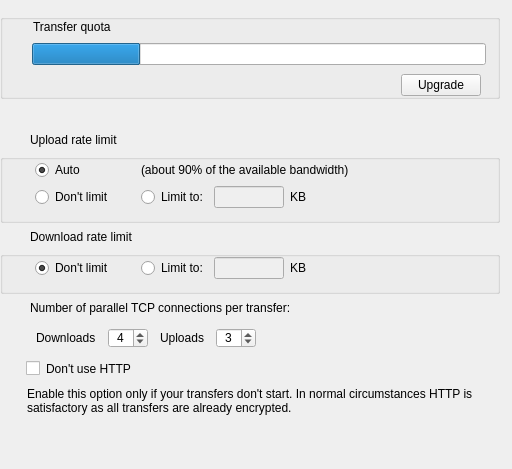
     <widget class="QWidget" name="pBandwidth">
      <property name="focusPolicy">
       <enum>Qt::WheelFocus</enum>
      </property>
      <layout class="QVBoxLayout" name="verticalLayout_10">
       <property name="spacing">
        <number>7</number>
       </property>
       <property name="leftMargin">
        <number>0</number>
       </property>
       <property name="topMargin">
        <number>14</number>
       </property>
       <property name="rightMargin">
        <number>12</number>
       </property>
       <property name="bottomMargin">
        <number>0</number>
       </property>
       <item>
        <widget class="QGroupBox" name="gBandwidthQuota">
         <property name="title">
          <string/>
         </property>
         <property name="flat">
          <bool>true</bool>
         </property>
         <layout class="QVBoxLayout" name="verticalLayout">
          <property name="spacing">
           <number>9</number>
          </property>
          <property name="leftMargin">
           <number>29</number>
          </property>
          <property name="topMargin">
           <number>0</number>
          </property>
          <property name="rightMargin">
           <number>11</number>
          </property>
          <property name="bottomMargin">
           <number>0</number>
          </property>
          <item>
           <widget class="QLabel" name="label_9">
            <property name="focusPolicy">
             <enum>Qt::StrongFocus</enum>
            </property>
            <property name="styleSheet">
             <string notr="true"/>
            </property>
            <property name="text">
             <string>Transfer quota</string>
            </property>
            <property name="margin">
             <number>0</number>
            </property>
            <property name="indent">
             <number>1</number>
            </property>
           </widget>
          </item>
          <item>
           <widget class="QProgressBar" name="pUsedBandwidth">
            <property name="minimumSize">
             <size>
              <width>300</width>
              <height>0</height>
             </size>
            </property>
            <property name="maximumSize">
             <size>
              <width>16777215</width>
              <height>16777215</height>
             </size>
            </property>
            <property name="focusPolicy">
             <enum>Qt::StrongFocus</enum>
            </property>
            <property name="value">
             <number>24</number>
            </property>
            <property name="textVisible">
             <bool>false</bool>
            </property>
           </widget>
          </item>
          <item>
           <layout class="QHBoxLayout" name="horizontalLayout">
            <property name="spacing">
             <number>6</number>
            </property>
            <property name="rightMargin">
             <number>5</number>
            </property>
            <item>
             <widget class="QLabel" name="lBandwidth">
              <property name="text">
               <string/>
              </property>
             </widget>
            </item>
            <item>
             <spacer name="horizontalSpacer_2">
              <property name="orientation">
               <enum>Qt::Horizontal</enum>
              </property>
              <property name="sizeHint" stdset="0">
               <size>
                <width>40</width>
                <height>20</height>
               </size>
              </property>
             </spacer>
            </item>
            <item>
             <widget class="QPushButton" name="bUpgradeBandwidth">
              <property name="minimumSize">
               <size>
                <width>0</width>
                <height>0</height>
               </size>
              </property>
              <property name="focusPolicy">
               <enum>Qt::StrongFocus</enum>
              </property>
              <property name="text">
               <string>Upgrade</string>
              </property>
              <property name="autoDefault">
               <bool>false</bool>
              </property>
             </widget>
            </item>
           </layout>
          </item>
         </layout>
        </widget>
       </item>
       <item>
        <widget class="QToolButton" name="bSeparatorBandwidth">
         <property name="minimumSize">
          <size>
           <width>500</width>
           <height>20</height>
          </size>
         </property>
         <property name="maximumSize">
          <size>
           <width>500</width>
           <height>20</height>
          </size>
         </property>
         <property name="focusPolicy">
          <enum>Qt::NoFocus</enum>
         </property>
         <property name="styleSheet">
          <string notr="true">background: transparent;
border: none;</string>
         </property>
         <property name="text">
          <string notr="true"/>
         </property>
         <property name="icon">
          <iconset resource="../Resources_linux.qrc">
           <normaloff>:/images/separator line.png</normaloff>:/images/separator line.png</iconset>
         </property>
         <property name="iconSize">
          <size>
           <width>500</width>
           <height>2</height>
          </size>
         </property>
        </widget>
       </item>
       <item>
        <widget class="QLabel" name="label_10">
         <property name="focusPolicy">
          <enum>Qt::StrongFocus</enum>
         </property>
         <property name="styleSheet">
          <string notr="true">padding-left: 27px;</string>
         </property>
         <property name="text">
          <string>Upload rate limit</string>
         </property>
        </widget>
       </item>
       <item>
        <widget class="QGroupBox" name="gBandwidth">
         <property name="sizePolicy">
          <sizepolicy hsizetype="Preferred" vsizetype="Maximum">
           <horstretch>0</horstretch>
           <verstretch>0</verstretch>
          </sizepolicy>
         </property>
         <property name="minimumSize">
          <size>
           <width>0</width>
           <height>0</height>
          </size>
         </property>
         <property name="layoutDirection">
          <enum>Qt::LeftToRight</enum>
         </property>
         <property name="title">
          <string/>
         </property>
         <property name="flat">
          <bool>true</bool>
         </property>
         <layout class="QFormLayout" name="formLayout">
          <property name="fieldGrowthPolicy">
           <enum>QFormLayout::FieldsStayAtSizeHint</enum>
          </property>
          <property name="rowWrapPolicy">
           <enum>QFormLayout::DontWrapRows</enum>
          </property>
          <property name="labelAlignment">
           <set>Qt::AlignLeading|Qt::AlignLeft|Qt::AlignVCenter</set>
          </property>
          <property name="formAlignment">
           <set>Qt::AlignLeading|Qt::AlignLeft|Qt::AlignTop</set>
          </property>
          <property name="horizontalSpacing">
           <number>16</number>
          </property>
          <property name="verticalSpacing">
           <number>6</number>
          </property>
          <property name="leftMargin">
           <number>32</number>
          </property>
          <property name="topMargin">
           <number>0</number>
          </property>
          <property name="bottomMargin">
           <number>12</number>
          </property>
          <item row="1" column="0">
           <widget class="QRadioButton" name="rUploadAutoLimit">
            <property name="sizePolicy">
             <sizepolicy hsizetype="Minimum" vsizetype="Preferred">
              <horstretch>0</horstretch>
              <verstretch>0</verstretch>
             </sizepolicy>
            </property>
            <property name="minimumSize">
             <size>
              <width>0</width>
              <height>0</height>
             </size>
            </property>
            <property name="maximumSize">
             <size>
              <width>16777215</width>
              <height>16777215</height>
             </size>
            </property>
            <property name="focusPolicy">
             <enum>Qt::StrongFocus</enum>
            </property>
            <property name="styleSheet">
             <string notr="true"/>
            </property>
            <property name="text">
             <string>Auto</string>
            </property>
            <property name="checked">
             <bool>true</bool>
            </property>
           </widget>
          </item>
          <item row="1" column="1">
           <widget class="QLabel" name="lUploadAutoLimit">
            <property name="sizePolicy">
             <sizepolicy hsizetype="Preferred" vsizetype="Preferred">
              <horstretch>0</horstretch>
              <verstretch>0</verstretch>
             </sizepolicy>
            </property>
            <property name="minimumSize">
             <size>
              <width>0</width>
              <height>0</height>
             </size>
            </property>
            <property name="maximumSize">
             <size>
              <width>16777215</width>
              <height>16777215</height>
             </size>
            </property>
            <property name="focusPolicy">
             <enum>Qt::StrongFocus</enum>
            </property>
            <property name="styleSheet">
             <string notr="true"/>
            </property>
            <property name="text">
             <string>(about 90% of the available bandwidth)</string>
            </property>
            <property name="alignment">
             <set>Qt::AlignLeading|Qt::AlignLeft|Qt::AlignVCenter</set>
            </property>
            <property name="indent">
             <number>-1</number>
            </property>
           </widget>
          </item>
          <item row="2" column="0">
           <widget class="QRadioButton" name="rUploadNoLimit">
            <property name="sizePolicy">
             <sizepolicy hsizetype="Minimum" vsizetype="Preferred">
              <horstretch>0</horstretch>
              <verstretch>0</verstretch>
             </sizepolicy>
            </property>
            <property name="minimumSize">
             <size>
              <width>90</width>
              <height>0</height>
             </size>
            </property>
            <property name="maximumSize">
             <size>
              <width>16777215</width>
              <height>16777215</height>
             </size>
            </property>
            <property name="focusPolicy">
             <enum>Qt::StrongFocus</enum>
            </property>
            <property name="text">
             <string>Don't limit</string>
            </property>
            <property name="checked">
             <bool>false</bool>
            </property>
           </widget>
          </item>
          <item row="2" column="1">
           <widget class="QWidget" name="wUploadLimit" native="true">
            <property name="minimumSize">
             <size>
              <width>0</width>
              <height>0</height>
             </size>
            </property>
            <property name="layoutDirection">
             <enum>Qt::LeftToRight</enum>
            </property>
            <layout class="QHBoxLayout" name="horizontalLayout_7">
             <property name="spacing">
              <number>6</number>
             </property>
             <property name="leftMargin">
              <number>0</number>
             </property>
             <property name="topMargin">
              <number>0</number>
             </property>
             <property name="rightMargin">
              <number>0</number>
             </property>
             <property name="bottomMargin">
              <number>0</number>
             </property>
             <item>
              <widget class="QRadioButton" name="rUploadLimit">
               <property name="sizePolicy">
                <sizepolicy hsizetype="Minimum" vsizetype="Preferred">
                 <horstretch>0</horstretch>
                 <verstretch>0</verstretch>
                </sizepolicy>
               </property>
               <property name="focusPolicy">
                <enum>Qt::StrongFocus</enum>
               </property>
               <property name="text">
                <string>Limit to:</string>
               </property>
              </widget>
             </item>
             <item>
              <widget class="QLineEdit" name="eUploadLimit">
               <property name="enabled">
                <bool>false</bool>
               </property>
               <property name="sizePolicy">
                <sizepolicy hsizetype="Expanding" vsizetype="Preferred">
                 <horstretch>0</horstretch>
                 <verstretch>0</verstretch>
                </sizepolicy>
               </property>
               <property name="minimumSize">
                <size>
                 <width>0</width>
                 <height>0</height>
                </size>
               </property>
               <property name="maximumSize">
                <size>
                 <width>70</width>
                 <height>16777215</height>
                </size>
               </property>
               <property name="layoutDirection">
                <enum>Qt::LeftToRight</enum>
               </property>
               <property name="text">
                <string/>
               </property>
               <property name="frame">
                <bool>true</bool>
               </property>
               <property name="alignment">
                <set>Qt::AlignRight|Qt::AlignTrailing|Qt::AlignVCenter</set>
               </property>
              </widget>
             </item>
             <item>
              <widget class="QLabel" name="lUploadLimit">
               <property name="sizePolicy">
                <sizepolicy hsizetype="Preferred" vsizetype="Maximum">
                 <horstretch>0</horstretch>
                 <verstretch>0</verstretch>
                </sizepolicy>
               </property>
               <property name="minimumSize">
                <size>
                 <width>20</width>
                 <height>0</height>
                </size>
               </property>
               <property name="focusPolicy">
                <enum>Qt::StrongFocus</enum>
               </property>
               <property name="text">
                <string>KB</string>
               </property>
              </widget>
             </item>
             <item>
              <spacer name="hUploadLimit">
               <property name="orientation">
                <enum>Qt::Horizontal</enum>
               </property>
               <property name="sizeHint" stdset="0">
                <size>
                 <width>40</width>
                 <height>0</height>
                </size>
               </property>
              </spacer>
             </item>
            </layout>
           </widget>
          </item>
         </layout>
        </widget>
       </item>
       <item>
        <widget class="QLabel" name="lDownloadRateLimit">
         <property name="focusPolicy">
          <enum>Qt::StrongFocus</enum>
         </property>
         <property name="styleSheet">
          <string notr="true">padding-left: 27px;
        </string>
         </property>
         <property name="text">
          <string>Download rate limit</string>
         </property>
        </widget>
       </item>
       <item>
        <widget class="QGroupBox" name="gDownloadBandwidth">
         <property name="sizePolicy">
          <sizepolicy hsizetype="Preferred" vsizetype="Maximum">
           <horstretch>0</horstretch>
           <verstretch>0</verstretch>
          </sizepolicy>
         </property>
         <property name="minimumSize">
          <size>
           <width>0</width>
           <height>0</height>
          </size>
         </property>
         <property name="title">
          <string/>
         </property>
         <property name="flat">
          <bool>true</bool>
         </property>
         <layout class="QFormLayout" name="formLayout_4">
          <property name="fieldGrowthPolicy">
           <enum>QFormLayout::FieldsStayAtSizeHint</enum>
          </property>
          <property name="rowWrapPolicy">
           <enum>QFormLayout::DontWrapRows</enum>
          </property>
          <property name="labelAlignment">
           <set>Qt::AlignLeading|Qt::AlignLeft|Qt::AlignVCenter</set>
          </property>
          <property name="formAlignment">
           <set>Qt::AlignLeading|Qt::AlignLeft|Qt::AlignTop</set>
          </property>
          <property name="horizontalSpacing">
           <number>16</number>
          </property>
          <property name="verticalSpacing">
           <number>8</number>
          </property>
          <property name="leftMargin">
           <number>32</number>
          </property>
          <property name="topMargin">
           <number>0</number>
          </property>
          <property name="bottomMargin">
           <number>12</number>
          </property>
          <item row="1" column="0">
           <widget class="QRadioButton" name="rDownloadNoLimit">
            <property name="sizePolicy">
             <sizepolicy hsizetype="Minimum" vsizetype="Preferred">
              <horstretch>0</horstretch>
              <verstretch>0</verstretch>
             </sizepolicy>
            </property>
            <property name="minimumSize">
             <size>
              <width>90</width>
              <height>0</height>
             </size>
            </property>
            <property name="maximumSize">
             <size>
              <width>16777215</width>
              <height>16777215</height>
             </size>
            </property>
            <property name="focusPolicy">
             <enum>Qt::StrongFocus</enum>
            </property>
            <property name="text">
             <string>Don't limit</string>
            </property>
            <property name="checked">
             <bool>true</bool>
            </property>
           </widget>
          </item>
          <item row="1" column="1">
           <widget class="QWidget" name="wDownloadLimit" native="true">
            <property name="minimumSize">
             <size>
              <width>0</width>
              <height>0</height>
             </size>
            </property>
            <layout class="QHBoxLayout" name="horizontalLayout_23">
             <property name="leftMargin">
              <number>0</number>
             </property>
             <property name="topMargin">
              <number>0</number>
             </property>
             <property name="rightMargin">
              <number>0</number>
             </property>
             <property name="bottomMargin">
              <number>0</number>
             </property>
             <item>
              <widget class="QRadioButton" name="rDownloadLimit">
               <property name="sizePolicy">
                <sizepolicy hsizetype="Minimum" vsizetype="Preferred">
                 <horstretch>0</horstretch>
                 <verstretch>0</verstretch>
                </sizepolicy>
               </property>
               <property name="focusPolicy">
                <enum>Qt::TabFocus</enum>
               </property>
               <property name="text">
                <string>Limit to:</string>
               </property>
              </widget>
             </item>
             <item>
              <widget class="QLineEdit" name="eDownloadLimit">
               <property name="enabled">
                <bool>false</bool>
               </property>
               <property name="sizePolicy">
                <sizepolicy hsizetype="Expanding" vsizetype="Preferred">
                 <horstretch>0</horstretch>
                 <verstretch>0</verstretch>
                </sizepolicy>
               </property>
               <property name="minimumSize">
                <size>
                 <width>0</width>
                 <height>0</height>
                </size>
               </property>
               <property name="maximumSize">
                <size>
                 <width>70</width>
                 <height>16777215</height>
                </size>
               </property>
               <property name="layoutDirection">
                <enum>Qt::LeftToRight</enum>
               </property>
               <property name="text">
                <string/>
               </property>
               <property name="frame">
                <bool>true</bool>
               </property>
               <property name="alignment">
                <set>Qt::AlignRight|Qt::AlignTrailing|Qt::AlignVCenter</set>
               </property>
              </widget>
             </item>
             <item>
              <widget class="QLabel" name="lDownloadLimit">
               <property name="sizePolicy">
                <sizepolicy hsizetype="Preferred" vsizetype="Maximum">
                 <horstretch>0</horstretch>
                 <verstretch>0</verstretch>
                </sizepolicy>
               </property>
               <property name="minimumSize">
                <size>
                 <width>20</width>
                 <height>0</height>
                </size>
               </property>
               <property name="focusPolicy">
                <enum>Qt::StrongFocus</enum>
               </property>
               <property name="text">
                <string>KB</string>
               </property>
              </widget>
             </item>
             <item>
              <spacer name="hUploadLimit_3">
               <property name="orientation">
                <enum>Qt::Horizontal</enum>
               </property>
               <property name="sizeHint" stdset="0">
                <size>
                 <width>40</width>
                 <height>10</height>
                </size>
               </property>
              </spacer>
             </item>
            </layout>
           </widget>
          </item>
         </layout>
        </widget>
       </item>
       <item>
        <widget class="QLabel" name="label_2">
         <property name="minimumSize">
          <size>
           <width>0</width>
           <height>0</height>
          </size>
         </property>
         <property name="text">
          <string>Number of parallel TCP connections per transfer:</string>
         </property>
         <property name="margin">
          <number>0</number>
         </property>
         <property name="indent">
          <number>30</number>
         </property>
        </widget>
       </item>
       <item>
        <widget class="QWidget" name="wTransferConnections" native="true">
         <property name="minimumSize">
          <size>
           <width>0</width>
           <height>0</height>
          </size>
         </property>
         <property name="maximumSize">
          <size>
           <width>16777215</width>
           <height>32</height>
          </size>
         </property>
         <layout class="QHBoxLayout" name="horizontalLayout_20">
          <property name="spacing">
           <number>12</number>
          </property>
          <property name="leftMargin">
           <number>36</number>
          </property>
          <property name="topMargin">
           <number>6</number>
          </property>
          <property name="rightMargin">
           <number>16</number>
          </property>
          <property name="bottomMargin">
           <number>6</number>
          </property>
          <item>
           <widget class="QLabel" name="lDownloadConnections">
            <property name="text">
             <string>Downloads</string>
            </property>
           </widget>
          </item>
          <item>
           <widget class="QSpinBox" name="eMaxDownloadConnections">
            <property name="minimumSize">
             <size>
              <width>40</width>
              <height>0</height>
             </size>
            </property>
            <property name="alignment">
             <set>Qt::AlignCenter</set>
            </property>
            <property name="minimum">
             <number>1</number>
            </property>
            <property name="maximum">
             <number>6</number>
            </property>
            <property name="value">
             <number>4</number>
            </property>
           </widget>
          </item>
          <item>
           <widget class="QLabel" name="lUploadConnections">
            <property name="text">
             <string>Uploads</string>
            </property>
           </widget>
          </item>
          <item>
           <widget class="QSpinBox" name="eMaxUploadConnections">
            <property name="minimumSize">
             <size>
              <width>40</width>
              <height>0</height>
             </size>
            </property>
            <property name="alignment">
             <set>Qt::AlignCenter</set>
            </property>
            <property name="minimum">
             <number>1</number>
            </property>
            <property name="maximum">
             <number>6</number>
            </property>
            <property name="value">
             <number>3</number>
            </property>
           </widget>
          </item>
          <item>
           <spacer name="horizontalSpacer_7">
            <property name="orientation">
             <enum>Qt::Horizontal</enum>
            </property>
            <property name="sizeHint" stdset="0">
             <size>
              <width>124</width>
              <height>20</height>
             </size>
            </property>
           </spacer>
          </item>
         </layout>
        </widget>
       </item>
       <item>
        <widget class="QCheckBox" name="cbUseHttps">
         <property name="styleSheet">
          <string notr="true">padding-left : 26px;</string>
         </property>
         <property name="text">
          <string>Don't use HTTP</string>
         </property>
        </widget>
       </item>
       <item>
        <widget class="QPlainTextEdit" name="tNoHttp">
         <property name="enabled">
          <bool>true</bool>
         </property>
         <property name="sizePolicy">
          <sizepolicy hsizetype="Expanding" vsizetype="Maximum">
           <horstretch>0</horstretch>
           <verstretch>0</verstretch>
          </sizepolicy>
         </property>
         <property name="minimumSize">
          <size>
           <width>0</width>
           <height>46</height>
          </size>
         </property>
         <property name="maximumSize">
          <size>
           <width>16777215</width>
           <height>46</height>
          </size>
         </property>
         <property name="focusPolicy">
          <enum>Qt::NoFocus</enum>
         </property>
         <property name="styleSheet">
          <string notr="true">padding-top: -6px;
padding-left: 23px;
padding-right: 23px;
background: transparent; 
border: none;</string>
         </property>
         <property name="verticalScrollBarPolicy">
          <enum>Qt::ScrollBarAlwaysOff</enum>
         </property>
         <property name="horizontalScrollBarPolicy">
          <enum>Qt::ScrollBarAlwaysOff</enum>
         </property>
         <property name="readOnly">
          <bool>true</bool>
         </property>
         <property name="plainText">
          <string>Enable this option only if your transfers don't start. In normal circumstances HTTP is satisfactory as all transfers are already encrypted.</string>
         </property>
         <property name="textInteractionFlags">
          <set>Qt::NoTextInteraction</set>
         </property>
        </widget>
       </item>
       <item>
        <spacer name="verticalSpacer">
         <property name="orientation">
          <enum>Qt::Vertical</enum>
         </property>
         <property name="sizeHint" stdset="0">
          <size>
           <width>20</width>
           <height>40</height>
          </size>
         </property>
        </spacer>
       </item>
      </layout>
     </widget>
